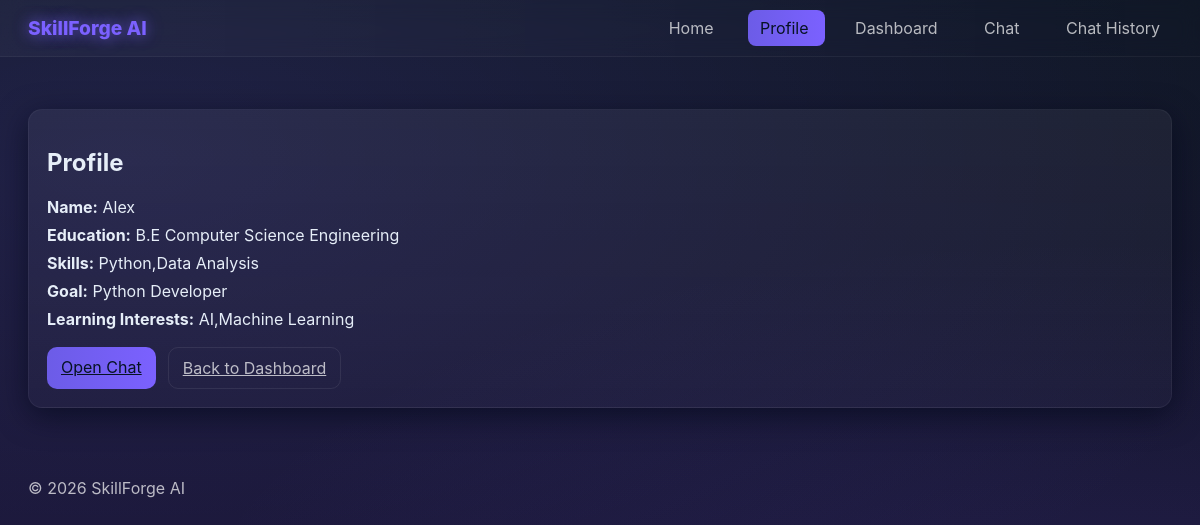
/profile, run on the app's committed database.
### tables this page shows
CREATE TABLE users (
        id INTEGER PRIMARY KEY,
        name TEXT,
        skills TEXT,
        career_goal TEXT,
        interests TEXT
    );

### app.py (the view)
@app.route('/profile')
def profile():
    user_id=request.args.get(
        'user_id',
        1
    )
    conn=get_db_connection()
    user=conn.execute(
        'SELECT * FROM users WHERE id=?',
        (user_id,)
    ).fetchone()
    conn.close()
    if user:
        user_safe=dict(user)
        user_safe.setdefault(
            'education',
            'B.E Computer Science Engineering'
        )
    else:
        user_safe=None
    return render_template(
        'profile.html',
        user=user_safe
    )

### app.py (called while the page is built)
def get_db_connection():
    conn = sqlite3.connect(DB_PATH)
    conn.row_factory = sqlite3.Row
    return conn

@app.context_processor
def inject_year():
    return {
        "current_year": datetime.now().year
    }

### templates/profile.html (shortened to what this page needs)
<!doctype html>
<html>
<head>
    <link rel="stylesheet" href="{{ url_for('static', filename='style.css') }}">
</head>
<body>
<header class="top-nav">
    <div class="brand">
        SkillForge AI
    </div>
    <nav class="nav-links">
        <a href="/">
            Home
        </a>
        <a class="active" href="/profile">
            Profile
        </a>
        <a href="/dashboard">
            Dashboard
        </a>
        <a href="/chat">
            Chat
        </a>
        <a href="/chat-history">
            Chat History
        </a>
    </nav>
</header>
<main class="container">
<section style="flex:1">
<div class="card">
<h2>
Profile
</h2>
{% if user %}
<div style="display:flex;flex-direction:column;gap:8px;margin-top:12px">
<div>
<strong>Name:</strong>
{{ user.get('name','Not Available') }}
</div>
<div>
<strong>Education:</strong>
{{ user.get('education','B.E Computer Science Engineering') }}
</div>
<div>
<strong>Skills:</strong>
{{ user.get('skills','Not Added') }}
</div>
<div>
<strong>Goal:</strong>
{{ user.get('career_goal','Not Added') }}
</div>
<div>
<strong>Learning Interests:</strong>
{{ user.get('interests','Not Added') }}
</div>
</div>
{% else %}
<div class="empty-state">
No user found.
</div>
{% endif %}
<div style="margin-top:18px;display:flex;gap:12px">
<a class="btn primary"
href="/chat?user_id={{ user['id'] if user else 1 }}">
Open Chat
</a>
<a class="btn ghost" href="/dashboard">
Back to Dashboard
</a>
</div>
</div>
</section>
</main>
<footer class="footer">
<div>
© 2026 SkillForge AI
</div>
</footer>
</body>
</html>

### static/style.css (style rules this page uses)
:root { --bg-1:#0f1724; --bg-2:#1b1438; --accent-1:#6c5ce7; --accent-2:#7b61ff; --glass:rgba(255,255,255,0.06); --glass-2:rgba(255,255,255,0.04); --muted:rgba(255,255,255,0.7); --card-padding:18px; --radius:14px; }
* { box-sizing:border-box; }
html,body { height:100%; margin:0; font-family: Inter, ui-sans-serif, system-ui, -apple-system, "Segoe UI", Roboto, Arial; }
body { color:#e6eef8; background: radial-gradient( 1200px 600px at 10% 20%, rgba(123,97,255,0.15), transparent ), radial-gradient( 900px 400px at 90% 80%, rgba(108,92,231,0.12), transparent ), linear-gradient( 180deg, var(--bg-1), var(--bg-2) ); -webkit-font-smoothing:antialiased; }
.top-nav { display:flex; align-items:center; justify-content:space-between; padding:16px 28px; background: linear-gradient( 90deg, rgba(255,255,255,0.03), transparent ); backdrop-filter:blur(10px); border-bottom: 1px solid rgba(255,255,255,0.05); }
.brand { font-size:1.2rem; font-weight:800; color:var(--accent-2); text-shadow: 0 0 15px rgba(123,97,255,0.8); }
.nav-links a { color:var(--muted); text-decoration:none; margin-left:18px; padding:8px 12px; border-radius:8px; }
.nav-links a.active { background: linear-gradient( 90deg, var(--accent-1), var(--accent-2) ); color:#061223; }
.container { display:flex; gap:20px; padding:28px; max-width:1200px; margin:24px auto; }
.card { background: linear-gradient( 180deg, rgba(255,255,255,0.05), rgba(255,255,255,0.02) ); padding:var(--card-padding); border-radius:var(--radius); border: 1px solid rgba(255,255,255,0.05); box-shadow: 0 8px 30px rgba(2,6,23,0.6); transition:.3s; }
.btn { display:inline-block; padding:10px 14px; border-radius:10px; border: 1px solid rgba(255,255,255,0.08); color:var(--muted); background:transparent; cursor:pointer; transition:.3s; }
.btn.primary { background: linear-gradient( 90deg, var(--accent-1), var(--accent-2) ); color:#061223; border:none; }
.btn.ghost { background:transparent; }
.footer { display:flex; justify-content:space-between; padding:18px 28px; color:var(--muted); }

### data on the page
users: get "Alex", get "Python,Data Analysis", get "Python Developer", get "AI,Machine Learning"

### other printed values
{{ user.get('education','B.E Computer Science Engineering') }} "B.E Computer Science Engineering"
